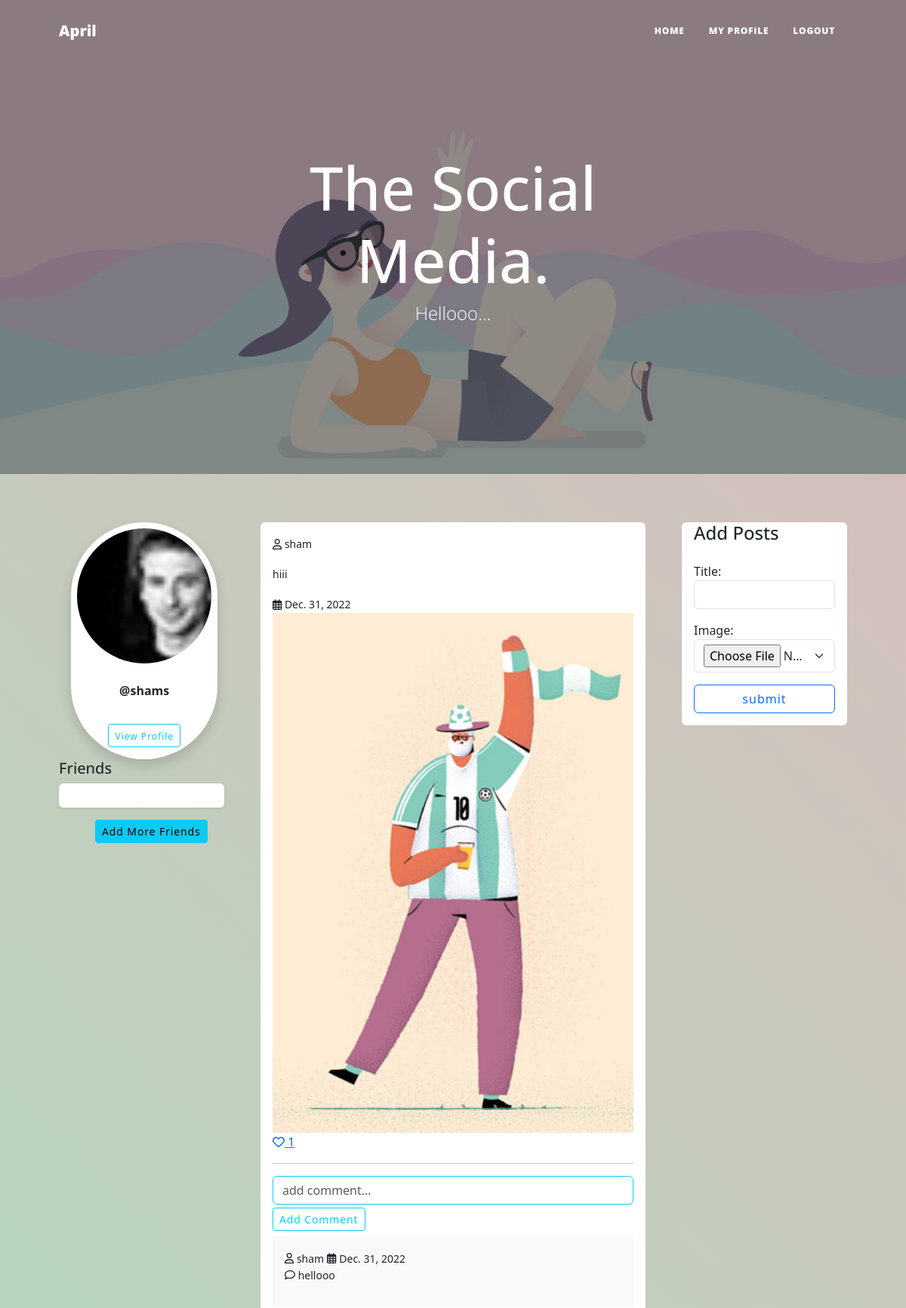
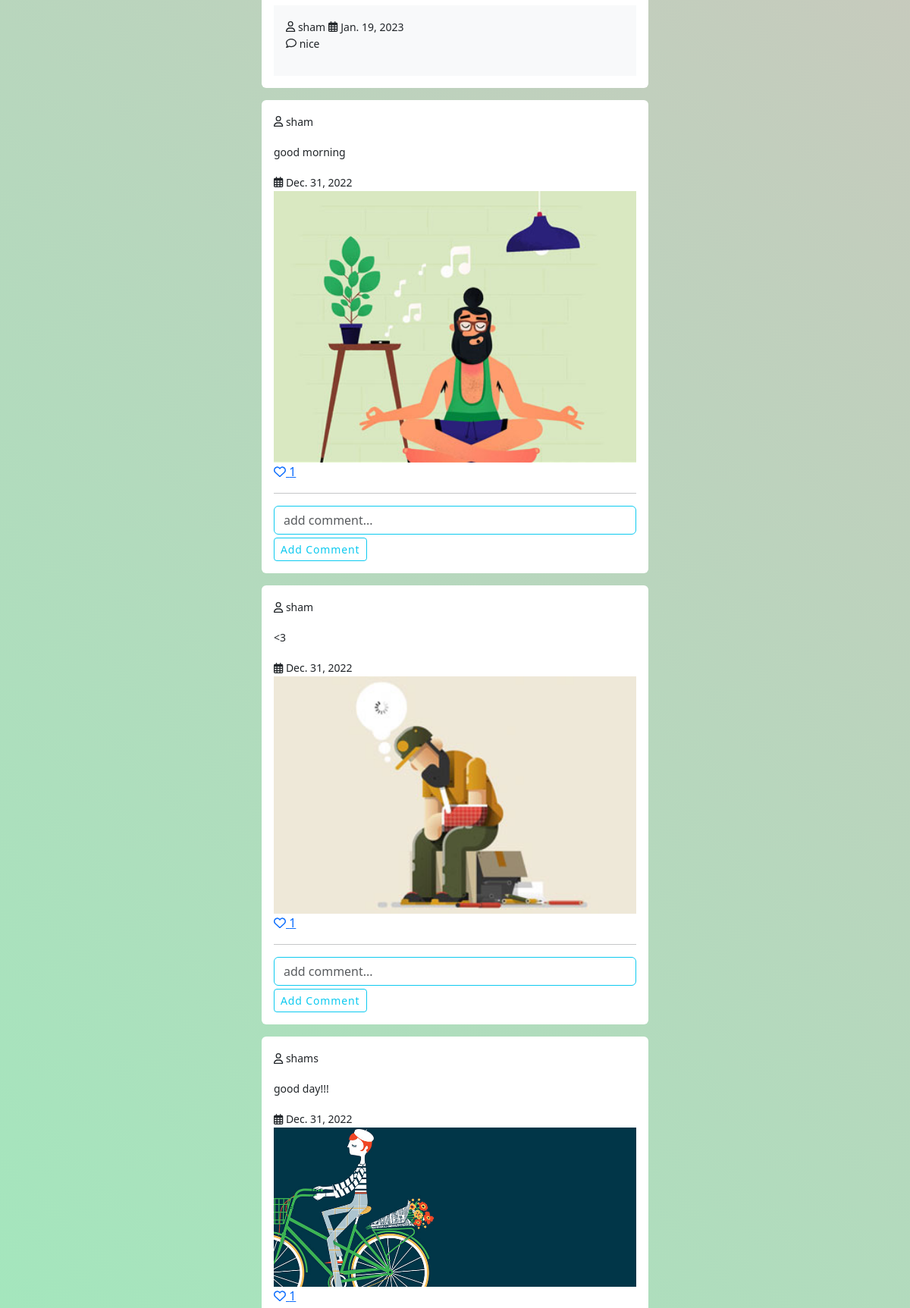
The page /web/index (signed in, upper part) on the database its author committed (2 pictures, top to bottom).
### api/models.py (models this page shows, shortened)
class UserProfile(models.Model):
    user=models.OneToOneField(User,on_delete=models.CASCADE,related_name="profile")
    proimage=models.ImageField(upload_to="images",null=True)
    dob=models.DateField(null=True)

class Posts(models.Model):
    title=models.CharField(max_length=250)
    image=models.ImageField(upload_to="images",null=True)
    user=models.ForeignKey(User,on_delete=models.CASCADE)
    created_date=models.DateField(auto_now_add=True)
    like=models.ManyToManyField(User,related_name="likes")
    @property
    def posts_comments(self):
        return self.comments_set.all()
    @property
    def likes(self):
        qs=self.like.all().count()
        return qs

class Comments(models.Model):
    comment=models.CharField(max_length=250)
    user=models.ForeignKey(User,on_delete=models.CASCADE)
    post=models.ForeignKey(Posts,on_delete=models.CASCADE)
    created_date=models.DateField(auto_now_add=True)

### web/views.py (the view, shortened to what this page needs)
# urls.py: path("index",IndexView.as_view(),name="index"),
@method_decorator(decs,name="dispatch")
class IndexView(CreateView,ListView):
    template_name="index.html"
    form_class=PostForm
    success_url=reverse_lazy("index")
    model=Posts
    context_object_name="posts"
    def get_queryset(self):
        return Posts.objects.all()

### web/forms.py
class PostForm(forms.ModelForm):
    class Meta:
        model=Posts
        fields=["title","image"]
        widgets={
            "title":forms.TextInput(attrs={"class":"form-control"}),
            "image":forms.FileInput(attrs={"class":"form-select"})
        }

### web/views.py (called while the page is built)
def signin_required(fn):
    def wrapper(request,*args,**kw):
        if not request.user.is_authenticated:
            messages.error(request,"invalid session")
            return redirect("signin")
        else:
            return fn(request,*args,**kw)
    return wrapper

### web/templates/index.html (shortened to what this page needs)
{%extends 'base.html'%}
{%block body_block%}
{% load static %}
<div class="row ">
    <div class="col-3">
        <link href="https://cdn.jsdelivr.net/npm/bootstrap@5.3.0-alpha1/dist/css/bootstrap.min.css" rel="stylesheet"
 />
            <div class="card mt-3 ms-3 border-0 shadow rounded-pill" style="width: 80%; ">
                <img src="{{request.user.profile.proimage.url}}"width="70%" class="card-img-top p-2 rounded-circle" alt="...">
                <div class="card-body text-center">
                    <p class="card-text" style="margin: 0;"><strong>@{{request.user}}</strong></p>
                    <br>
                    <a href="{% url 'profile' %}" class="btn btn-outline-info btn-sm mt-2"><small>View Profile</small></a>
                </div>
            </div>
            <div class="following">
                <h5>Friends</h5>
                <div class="card parent border-0 shadow-sm" style="width: 90%;">
                </div>
                <a href="{%url 'people'%}"><button class="btn btn-info btn-sm mt-3 ms-5">Add More Friends</button></a>
            </div>
    </div>
    <div class="col-6">
        {%for p in posts%}
        <div class="card border-0 mt-3">
            <div class="card-body">
                <p><small><i class="fa-regular fa-user"></i>  {{p.user}}</small></p>
                <p><small>{{p.title}}</small></p>
                <small><i class="fa-regular fa-calendar-days"></i> {{p.created_date}}</small>
                <img src="{{p.image.url}}" alt="" width="100%">
                <a href="{% url 'add-like' p.id %}"><i class="fa-regular fa-heart"></i>  {{p.likes}} </a>
                <hr>
                <form action="{%url 'add-comment' p.id%}" method="post">
                    <input type="text" class="form-control border-info" placeholder="add comment..." name="comment" required >
                    <button type="submit" class="btn btn-outline-info btn-sm mt-1">Add Comment</button>
                </form>
                <div>
                    {%for comment in p.posts_comments%}
                    <div class="card-body bg-light mt-2">
                        <p style="display: inline;"><small><i class="fa-regular fa-user"></i>  {{comment.user}}</small></p>
                        <small><i class="fa-regular fa-calendar-days"></i>   {{comment.created_date}}</small>
                        <small><p><i class="fa-regular fa-comment"></i>  {{comment.comment}}</p></small>
                    </div>
                    {%endfor%}
                </div>
            </div>
        </div>
        {%endfor%}
    </div>
    <div class="col-3">
        <div class="card border-0 mt-3 ms-4">
            <h4 class="widget-title ms-3">Add Posts</h4>
            <div class="card-body ">
                <form action="" method="post" enctype="multipart/form-data">
                    {{form.as_p}}
                    <input type="submit" class="btn btn-outline-primary form-control" value="submit">
                </form>
            </div>
        </div>
    </div>
</div>
{%endblock%} -->

### web/templates/index.html (style rules this page uses)
body { height: 760vh; background-color: #85FFBD; background-image: linear-gradient(45deg, #85FFBD 0%, #dbbabd 100%); }
.parent { display: grid; grid-gap: 5px; grid-column-gap: 0px; grid-template-columns: 1fr 1fr 1fr 1fr; grid-row-gap: 5px; grid-column-gap: 5px; padding: 1em; }

### rows shown on the page
Posts: user "sham", title "hiii", created_date "Dec. 31, 2022", image (picture), likes "1"
Comments: user "sham", created_date "Dec. 31, 2022", comment "hellooo"
Comments: user "sham", created_date "Jan. 19, 2023", comment "nice"
Posts: user "sham", title "good morning", created_date "Dec. 31, 2022", image (picture), likes "1"
Posts: user "sham", title "<3", created_date "Dec. 31, 2022", image (picture), likes "1"
Posts: user "shams", title "good day!!!", created_date "Dec. 31, 2022", image (picture), likes "1"

### other values the page prints
{{ request.user }} "shams"
